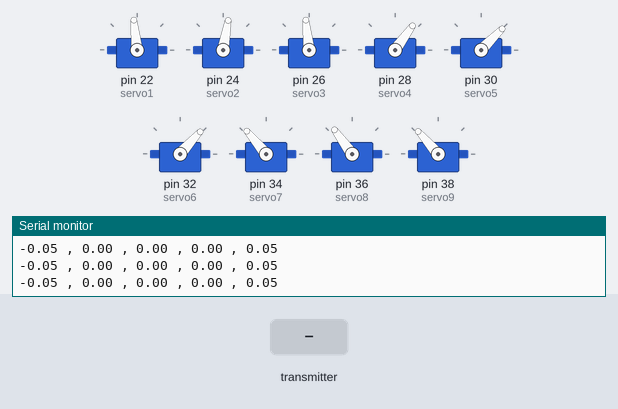
A sketch run on a simulated Arduino Mega 2560, built with avr-gcc and run on an emulated ATmega2560. Parts: 9 × servo, the last lines printed to the serial monitor. The inputs (shaded band) are chosen by the test bench.

Above: at 1.2 s.
1.3 s: the transmitter starts sending readChannel.1 = 1000
At 3.9 s:
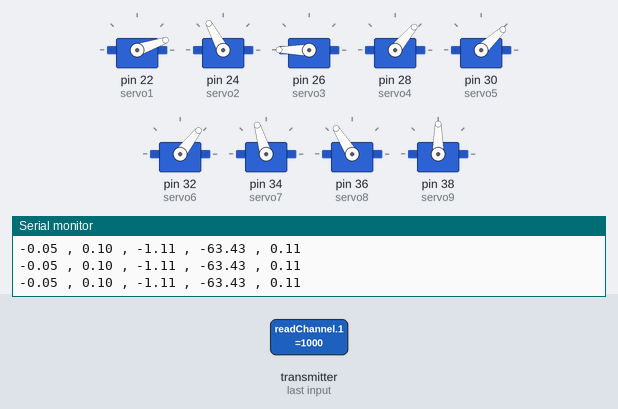
4.3 s: the transmitter starts sending readChannel.1 = 1250
At 6.0 s:
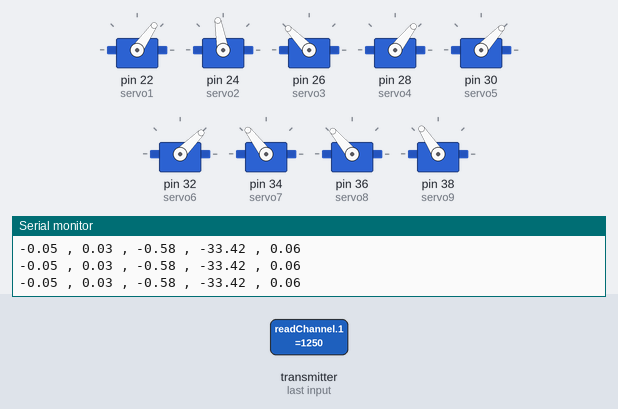
7.3 s: the transmitter starts sending readChannel.3 = 1250
At 9.7 s:
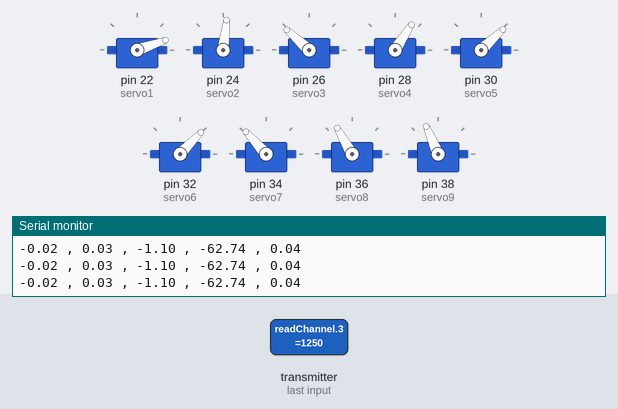
10.3 s: the transmitter starts sending readChannel.4 = 1250
At 11.7 s:
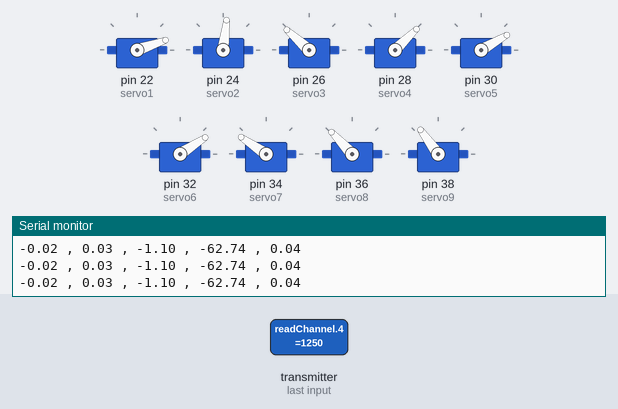
13.3 s: the transmitter starts sending readChannel.3 = 1000
At 15.3 s:
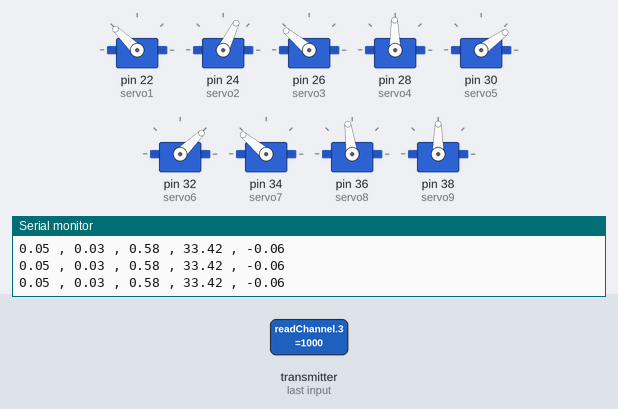
16.3 s: the transmitter starts sending readChannel.4 = 1000
At 17.8 s:
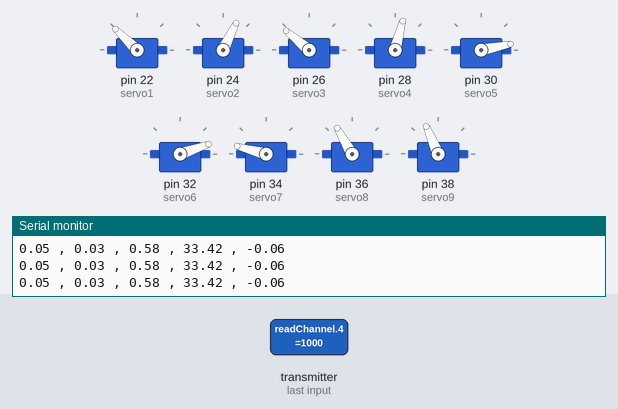
Timing chart, 0 to 19.3 s (numbered marks = the images above; inputs shaded):
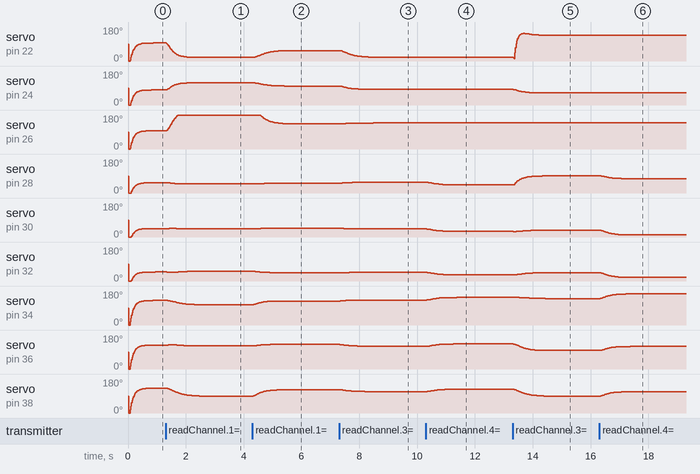

Measured:
- after the input at 1.3 s, servo on pin 22 (servo1): moves from 96° to 19° over 0.95 s, starting at once; servo on pin 24 (servo2): moves from 80° to 118° over 0.89 s, starting at once
- after the input at 4.3 s, servo on pin 22 (servo1): moves from 19° to 55° over 1.1 s, starting after 0.06 s; servo on pin 24 (servo2): moves from 118° to 100° over 1.1 s, starting after 0.06 s
- after the input at 7.3 s, servo on pin 22 (servo1): moves from 55° to 19° over 1.5 s, starting after 0.05 s; servo on pin 24 (servo2): moves from 100° to 83° over 0.91 s, starting after 0.05 s
- after the input at 10.3 s, servo on pin 28 (servo4): moves from 57° to 44° over 0.73 s, starting at once; servo on pin 30 (servo5): moves from 43° to 30° over 0.69 s, starting at once
- after the input at 13.3 s, servo on pin 24 (servo2): moves from 83° to 64° over 0.96 s, starting at once; servo on pin 26 (servo3): 138° → 139° after 0.19 s, → 140° 0.23 s later
- after the input at 16.3 s, servo on pin 28 (servo4): moves from 91° to 75° over 1.0 s, starting after 0.07 s; servo on pin 30 (servo5): moves from 36° to 11° over 0.86 s, starting after 0.05 s

The sketch:

005.ino
```cpp
#include <IBusBM.h>
IBusBM IBus; // IBus object

// ramp lib
#include <Ramp.h>

#include <Servo.h>

Servo servo1;
Servo servo2;
Servo servo3;

Servo servo4;
Servo servo5;
Servo servo6;

Servo servo7;
Servo servo8;
Servo servo9;

int ch1;
int ch2;
int ch3;
int ch4;
int ch5;
int ch6;
int ch7;
int ch8;
int ch9;
int ch10;

float RFB;
float RFBa;
float RFBFiltered;
float RLR;
float RLRa;
float RLRFiltered;
float RT;
float RTa;
float RTFiltered;

float LFB;
float LFBa;
float LFBFiltered;
float LLR;
float LLRa;
float LLRFiltered;
float LT;
float LTa;
float LTFiltered;

float pos1;
float pos2;
float pos3;
float pos4;
float pos5;
float pos6;
float pos7;
float pos8;
float pos9;


float pos1Offset;
float pos2Offset;
float pos3Offset;
float pos4Offset;
float pos5Offset;
float pos6Offset;
float pos7Offset;
float pos8Offset;
float pos9Offset;


float pos1Filtered;
float pos2Filtered;
float pos3Filtered;
float pos4Filtered;
float pos5Filtered;
float pos6Filtered;
float pos7Filtered;
float pos8Filtered;
float pos9Filtered;

float x;
float z;
float za;
float xa;
float y;
float ya;
float xb1;
float xb2;
float xb3;
float yb1;
float yb2;
float yb3;
float zb1;
float zb2;
float zb3;

float xOffset;
float yOffset;

float leg1z;
float leg2z;
float leg3z;
float leg4z;
float leg1x;
float leg2x;
float leg3x;
float leg4x;
int leg1y;
int leg2y;
int leg3y;
int leg4y;

float stride;
int stride2;

unsigned long currentMillis;
long previousMillis = 0;        // set up timers
long interval = 10;             // time constant for timer

long previousInterpMillis = 0;  // set up timers for interpolation
int interpFlag = 0;

int stepFlag = 0;
long previousStepMillis = 0;    // timers for walking states
int stepStartFlag = 0;
int duration;
int timer1;

int duration2;
int timer2;


int stepFlag2 = 0;
long previousStepMillis2 = 0;    // timers for walking states

float walkXPos1;
float walkXPos2;
float walkXPos3;
float walkXPos4;
float walkXPos5;
float walkXPos6;
float walkXPos7;
float walkXPos8;

float walkYPos1;
float walkYPos2;
float walkYPos3;
float walkYPos4;

float walkZPos1;
float walkZPos2;
float walkZPos3;
float walkZPos4;
float walkZPos5;
float walkZPos6;
float walkZPos7;
float walkZPos8;


class Interpolation {
  public:
    rampInt myRamp;
    int interpolationFlag = 0;
    int savedValue;

    int go(int input, int duration) {

      if (input != savedValue) {   // check for new data
        interpolationFlag = 0;
      }
      savedValue = input;          // bookmark the old value

      if (interpolationFlag == 0) {                                   // only do it once until the flag is reset
        myRamp.go(input, duration, LINEAR, ONCEFORWARD);              // start interpolation (value to go to, duration)
        interpolationFlag = 1;
      }

      int output = myRamp.update();
      return output;
    }
};    // end of class

Interpolation interpFRX;        // interpolation objects
Interpolation interpFRY;
Interpolation interpFRZ;

Interpolation interpFLX;        // interpolation objects
Interpolation interpFLY;
Interpolation interpFLZ;

Interpolation interpBRX;        // interpolation objects
Interpolation interpBRY;
Interpolation interpBRZ;

Interpolation interpBLX;        // interpolation objects
Interpolation interpBLY;
Interpolation interpBLZ;

void setup() {

    Serial.begin(115200);

    IBus.begin(Serial3, IBUSBM_NOTIMER);    // change to Serial1 or Serial2 port when required

    servo1.attach(22);
    servo2.attach(24);
    servo3.attach(26);
    servo4.attach(28);
    servo5.attach(30);
    servo6.attach(32);

    servo7.attach(34);
    servo8.attach(36);
    servo9.attach(38);

    // offsets for procesise home positions

    pos1Offset = 30;
    pos2Offset = -55;
    pos3Offset = -40;
    pos4Offset = 60;
    pos5Offset = -10;
    pos6Offset = 20;
    pos7Offset = 50;
    pos8Offset = 50;
    pos9Offset = 100;
}

void loop() {

  currentMillis = millis();
  if (currentMillis - previousMillis >= 10) {  // start timed event
      previousMillis = currentMillis;

      IBus.loop();

      ch1 = IBus.readChannel(0); // get latest value for servo channel 0
      ch2 = IBus.readChannel(1); // get latest value for servo channel 1
      ch3 = IBus.readChannel(2); // get latest value for servo channel 3
      ch4 = IBus.readChannel(3); // get latest value for servo channel 4
      ch5 = IBus.readChannel(4); // get latest value for servo channel 5
      ch6 = IBus.readChannel(5); // get latest value for servo channel 6
      ch7 = IBus.readChannel(6); // get latest value for servo channel 7
      ch8 = IBus.readChannel(7); // get latest value for servo channel 8
      ch9 = IBus.readChannel(8); // get latest value for servo channel 9
      ch10 = IBus.readChannel(9); // get latest value for servo channel 10

      LFB = ch1;
      RFB = ch4;
      RLR = ch2;
      RT = ch6;
      LLR = ch3;
      LT = ch5;

      // threshold sticks

      RFBa = thresholdStick(RFB);
      RLRa = thresholdStick(RLR);
      RTa = thresholdStick(RT);
      LFBa = thresholdStick(LFB);
      LLRa = thresholdStick(LLR);
      LTa = thresholdStick(LT);

      // filter sticks

      RFBFiltered = filter(RFBa, RFBFiltered,20);
      RLRFiltered = filter(RLRa, RLRFiltered,20);
      RTFiltered = filter(RTa, RTFiltered,20);
      LFBFiltered = filter(LFBa, LFBFiltered,20);
      LLRFiltered = filter(LLRa, LLRFiltered,20);
      LTFiltered = filter(LTa, LTFiltered,20);

      if (ch7 < 1300) {               // kinematics test mode
          za =  map(LTFiltered,-255,255,130,240);
          za = za - 16;
          xa =  map(RFBFiltered,-255,255,100,-100);
          ya =  map(RLRFiltered,-255,255,100,-100);
          xa = constrain(xa,-100,100);
          ya = constrain(ya,-100,100);

          stepFlag = 0;

          z = (float) za/1000;
          x = (float) xa/1000;
          y = (float) ya/1000;

          xOffset = 0.05;
          yOffset = 0.04;

          kinematics(1, x-xOffset, y ,z);
          kinematics(2, x+xOffset, y+0.04 ,z);
          kinematics(3, x+xOffset, y+-0.04 ,z);
      }

      else if (ch7 > 1400 && ch7 < 1700) {                          // walking mode

          if (stepFlag == 0 && currentMillis - previousStepMillis > 900) {
              previousStepMillis = currentMillis;
              stepFlag = 1;
              xb1 = -0.035;
              xb2 = -0.035;
              xb3 = -0.035;
              yb1 = 0;
              yb2 = 0;
              yb3 = 0;
              zb1 = 0.16;
              zb2 = 0.16;
              zb3 = 0.16;
          }
          else if (stepFlag == 1 && currentMillis - previousStepMillis > 200) {     // step 1 starts
              previousStepMillis = currentMillis;
              stepFlag = 2;
              xb1 = -0.015;
              xb2 = -0.045;
              xb3 = -0.045;
              yb1 = 0;
              yb2 = 0;
              yb3 = 0;
              zb1 = 0.14;
              zb2 = 0.16;
              zb3 = 0.16;
          }
          else if (stepFlag == 2 && currentMillis - previousStepMillis > 200) {     // step 1 fininishes
              previousStepMillis = currentMillis;
              stepFlag = 3;
              xb1 = -0.015;
              xb2 = -0.045;
              xb3 = -0.045;
              yb1 = 0;
              yb2 = 0;
              yb3 = 0;
              zb1 = 0.16;
              zb2 = 0.16;
              zb3 = 0.16;
          }
          else if (stepFlag == 3 && currentMillis - previousStepMillis > 900) {
              previousStepMillis = currentMillis;
              stepFlag = 4;
              xb1 = 0.005;
              xb2 = -0.025;
              xb3 = -0.025;
              yb1 = 0.03;
              yb2 = 0.03;
              yb3 = 0.03;
              zb1 = 0.16;
              zb2 = 0.16;
              zb3 = 0.16;
          }
          else if (stepFlag == 4 && currentMillis - previousStepMillis > 200) {       // step 2 starts
              previousStepMillis = currentMillis;
              stepFlag = 5;
              xb1 = 0.005;
              xb2 = 0.015;
              xb3 = -0.025;
              yb1 = 0.03;
              yb2 = 0.03;
              yb3 = 0.03;
              zb1 = 0.16;
              zb2 = 0.14;
              zb3 = 0.16;
          }
          else if (stepFlag == 5 && currentMillis - previousStepMillis > 200) {     // step 2 finishes
              previousStepMillis = currentMillis;
              stepFlag = 6;
              xb1 = 0.005;
              xb2 = 0.015;
              xb3 = -0.025;
              yb1 = 0.03;
              yb2 = 0.03;
              yb3 = 0.03;
              zb1 = 0.16;
              zb2 = 0.16;
              zb3 = 0.16;
          }
          else if (stepFlag == 6 && currentMillis - previousStepMillis > 900) {
              previousStepMillis = currentMillis;
              stepFlag = 7;
              xb1 = 0.015;
              xb2 = 0.025;
              xb3 = -0.025;
              yb1 = -0.01;
              yb2 = -0.01;
              yb3 = -0.01;
              zb1 = 0.16;
              zb2 = 0.16;
              zb3 = 0.16;
          }
          else if (stepFlag == 7 && currentMillis - previousStepMillis > 200) {     // step 3 starts
              previousStepMillis = currentMillis;
              stepFlag = 8;
              xb1 = 0.015;
              xb2 = 0.025;
              xb3 = 0.055;
              yb1 = -0.01;
              yb2 = -0.01;
              yb3 = -0.01;
              zb1 = 0.16;
              zb2 = 0.16;
              zb3 = 0.14;
          }
          else if (stepFlag == 8 && currentMillis - previousStepMillis > 200) {     // step 3 finishes
              previousStepMillis = currentMillis;
              stepFlag = 0;
              xb1 = 0.015;
              xb2 = 0.025;
              xb3 = 0.055;
              yb1 = -0.01;
              yb2 = -0.01;
              yb3 = -0.01;
              zb1 = 0.16;
              zb2 = 0.16;
              zb3 = 0.16;
          }


          xOffset = 0.05;

          kinematics(1, xb1-xOffset, yb1 ,zb1);
          kinematics(2, xb2+xOffset, yb2+0.04 ,zb2);
          kinematics(3, xb3+xOffset, yb3+-0.04 ,zb3);
      }


  }   // end of timed loop

}
```

kinematics.ino
```cpp
void kinematics (int leg, float xIn, float yIn, float zIn) {

    #define length1 0.095     // upper leg
    #define length2 0.165     // lower leg
    float angle1;
    float angle1a;
    float angle1b;
    float angle1c;
    float angle1Degrees;
    float angle2;
    float angle2a;
    float angle2b;
    float angle2c;
    float angle2Degrees;
    float angle3Degrees;
    float z3;
    float shoulderAngle2;
    float shoulderAngle2Degrees;
    float shoulderAngleServo;
    float shoulderAngleServo2;
    float kneeAngleServo;

    float reach;
    float swing;
    float swing1;
    float swingDegrees;
    float swingDegrees2;
    float swingDegrees3;
    float swingServo1;
    float swingServo2;
    float swingServo3;

    float xIn2;
    float yIn2;
    float zIn2;

    if (leg == 1) {
      // calculate distance from leg swing point from cartesian coordinates

      if (xIn == 0) {
        xIn = 0.001;      // hack to avoid divide by zero
      }

      swing = atan(yIn / xIn);
      swingDegrees = swing * (180/PI);    // convert to degrees

      reach = sqrt(sq(yIn) + sq(xIn));

      if (xIn > 0) {
        reach = reach *-1;
      }

      // calculate angle of leg swing from cartesian coordinates
      swingServo1 = 1500 + (swingDegrees * 12.5);    // convert to servo clicks


      Serial.print(xIn);
      Serial.print(" , ");
      Serial.print(yIn);
      Serial.print(" , ");
      Serial.print(swing);
      Serial.print(" , ");
      Serial.print(swingDegrees);
      Serial.print(" , ");
      Serial.println(reach);

    }

    if (leg == 2) {
        // calculate distance from leg swing point from cartesian coordinates

        swing = atan(xIn / yIn);
        swingDegrees = swing * (180/PI);    // convert to degrees

        reach = sqrt(sq(yIn) + sq(xIn));
        // calculate angle of leg swing from cartesian coordinates

        if (yIn < 0) {
          swingDegrees2 = (90 - (swingDegrees * -1)) + 90;
        }
        else {
          swingDegrees2 = swingDegrees;
        }
        swingDegrees2 = swingDegrees2 - 45;   // remove default servo position
        swingServo2 = 1500 - (swingDegrees2 * 12.5);    // convert to servo clicks

    }

    if (leg == 3) {

        yIn = yIn * -1;   // reverse axis

        // calculate distance from leg swing point from cartesian coordinates

        swing = atan(xIn / yIn);
        swingDegrees = swing * (180/PI);    // convert to degrees

        reach = sqrt(sq(yIn) + sq(xIn));
        // calculate angle of leg swing from cartesian coordinates

        if (yIn <= 0) {
          swingDegrees2 = (90 - (swingDegrees * -1)) + 90;
        }
        else {
          swingDegrees2 = swingDegrees;
        }
        swingDegrees2 = swingDegrees2 - 45;   // remove default servo position
        swingServo3 = 1500 + (swingDegrees2 * 12.5);    // convert to servo clicks
    }


    // calculate the shoulder joint offset and new leg length based on now far the foot moves in/out

    shoulderAngle2 = atan(reach/zIn);     // calc how much extra to add to the shoulder joint
    z3 = zIn/cos(shoulderAngle2);     // calc new leg length to feed to the next bit of code below

    // calculate leg length based on shin/thigh length and knee and shoulder angle

    angle1a = sq(length1) + sq(z3) - sq(length2);
    angle1b = 2 * length1 * z3;
    angle1c = angle1a / angle1b;
    angle1 = acos(angle1c);           // shoulder angle RADIANS

    angle2a = sq(z3) + sq(length2) - sq(length1);
    angle2b = 2 * z3 * length2;
    angle2c = angle2a / angle2b;
    angle2 = acos(angle2c);           // ankle angle RADIANS

    //calc degrees from angles
    angle1Degrees = angle1 * (180/PI);    // shoulder angle DEGREES
    angle2Degrees = angle2 * (180/PI);    // ankle angle DEGREES
    angle3Degrees = 180 - angle1Degrees - angle2Degrees;   // knee angle DEGREES
    shoulderAngle2Degrees = shoulderAngle2 * (180/PI);    // front/back shoulder offset DEGREES


    // remove default position angles
    angle1Degrees = angle1Degrees - 47;
    angle3Degrees = angle3Degrees - 107;

    // turn into servo clicks

    shoulderAngleServo = 1500 - (angle1Degrees * 12.5);
    kneeAngleServo = 1500 - (angle3Degrees * 12.5);
    shoulderAngleServo2 = shoulderAngle2Degrees * 12.5;

    int factor = 10;

    if (leg == 1){

      pos1 = pos1Offset + swingServo1;
      pos4 = pos4Offset + shoulderAngleServo - shoulderAngleServo2;
      pos7 = pos7Offset + kneeAngleServo;
      pos1Filtered = filter(pos1,pos1Filtered,factor);
      pos4Filtered = filter(pos4,pos4Filtered,factor);
      pos7Filtered = filter(pos7,pos7Filtered,factor);
      servo1.writeMicroseconds(pos1Filtered);
      servo4.writeMicroseconds(pos4Filtered);
      servo7.writeMicroseconds(pos7Filtered);
    }
    if (leg == 2){
      pos2 = pos2Offset + swingServo2;
      pos6 = pos6Offset + shoulderAngleServo - shoulderAngleServo2;
      pos9 = pos9Offset + kneeAngleServo;
      pos2Filtered = filter(pos2,pos2Filtered,factor);
      pos6Filtered = filter(pos6,pos6Filtered,factor);
      pos9Filtered = filter(pos9,pos9Filtered,factor);
      servo2.writeMicroseconds(pos2Filtered);
      servo6.writeMicroseconds(pos6Filtered);
      servo9.writeMicroseconds(pos9Filtered);
    }
    if (leg == 3){
      pos3 = pos3Offset + swingServo3;
      pos5 = pos5Offset + shoulderAngleServo - shoulderAngleServo2;
      pos8 = pos8Offset + kneeAngleServo;
      pos3Filtered = filter(pos3,pos3Filtered,factor);
      pos5Filtered = filter(pos5,pos5Filtered,factor);
      pos8Filtered = filter(pos8,pos8Filtered,factor);
      servo3.writeMicroseconds(pos3Filtered);
      servo5.writeMicroseconds(pos5Filtered);
      servo8.writeMicroseconds(pos8Filtered);
    }


}
```

thresholdSticks.ino
```cpp
int thresholdStick (int pos) {

    // get zero centre position
    pos = pos - 1500;

    // threshold value for control sticks
    if (pos > 130) {
      pos = pos -130;
    }
    else if (pos < -130) {
      pos = pos +130;
    }
    else {
      pos = 0;
    }

    pos = map(pos, -370,370,-255,255);
    pos = constrain(pos,-255,255);

    return pos;
}


// motion filter to filter motions and compliance

float filter(float prevValue, float currentValue, int filter) {
  float lengthFiltered =  (prevValue + (currentValue * filter)) / (filter + 1);
  return lengthFiltered;
}
```
